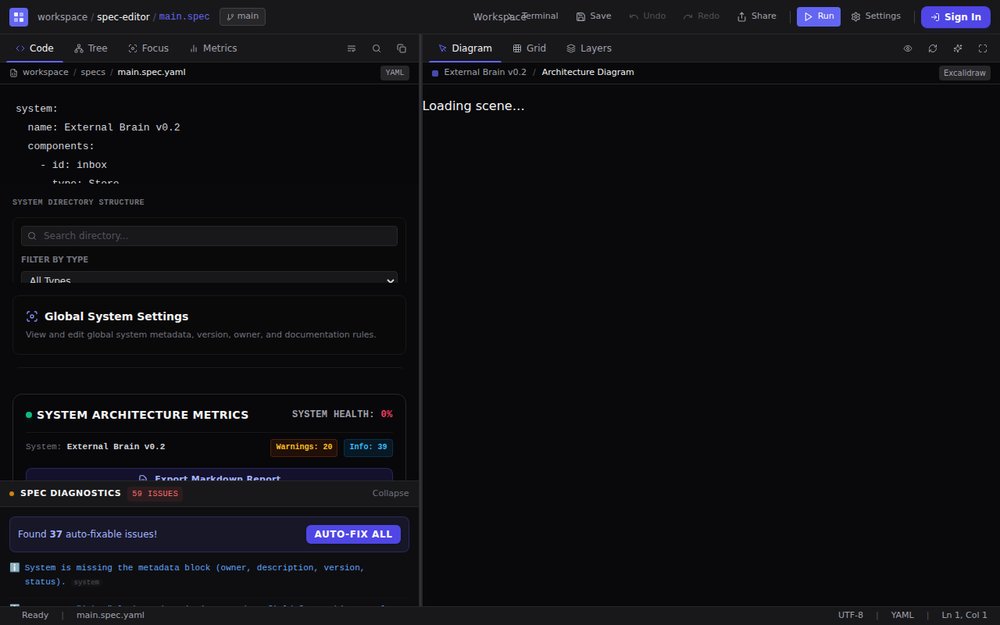
#> input picture v0-workspace-screenshot.png, 1000 x 625 px, shrunk from 1280 x 800 before the run
$ python analyze_pixels.py
#> lines starting #> are read from the running program, lines starting #| are printed output that depends on the picture
from PIL import Image
import numpy as np
import sys
import os

def main():
    base_dir = os.path.dirname(os.path.dirname(os.path.abspath(__file__)))
    img_path = os.path.join(base_dir, "v0-workspace-screenshot.png")
    if not os.path.exists(img_path):
        print(f"ERROR: Screenshot file not found at {img_path}")
        sys.exit(1)

    img = Image.open(img_path)
#> img is the input picture: PIL image 1000x625 RGB; mean R, G, B 15.4, 15.4, 19.3
    w, h = img.size
#> w = 1000; h = 625
    print(f"Image size: {w}x{h}")
#| Image size: 1000x625

    # We want to check the right-hand side of the screenshot (which is the Canvas Panel)
    # The split is at splitPercent (approx 42%), so RHS starts around x = w * 0.45
    rhs_start = int(w * 0.45)
#> rhs_start = 450

    # Convert RHS area to numpy array
    img_arr = np.array(img)
    rhs_pixels = img_arr[:, rhs_start:, :3] # Keep RGB, ignore Alpha
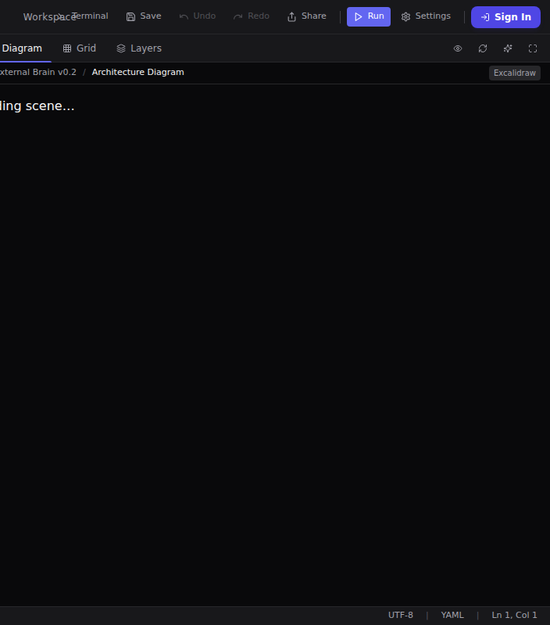
#> rhs_pixels: shape (625, 550, 3); mean R, G, B 12.4, 12.4, 15.5

    # Reshape to a list of pixels
    flat_pixels = rhs_pixels.reshape(-1, 3)

    # Count unique colors
    unique_colors, counts = np.unique(flat_pixels, axis=0, return_counts=True)
#> counts = 5724 values, max 289848 at index 349, min 1 at index 11, mean 60.05
    print(f"Number of unique colors in RHS: {len(unique_colors)}")
#| Number of unique colors in RHS: 5724

    # Show the top 5 most common colors
    sorted_idx = np.argsort(-counts)
#> sorted_idx = 5724 values, max 5723 at index 188, min 0 at index 15, mean 2861.5
    print("Top 5 common colors on RHS:")
    for idx in sorted_idx[:5]:
        color = unique_colors[idx]
        count = counts[idx]
        percentage = (count / len(flat_pixels)) * 100
        print(f"  RGB: {list(color)} - {count} pixels ({percentage:.2f}%)")
#> this loop made 5 passes
#> (idx, color, count, percentage) on passes 1 to 5: (349, [9, 9, 11], 289848, 84.32), (1201, [24, 24, 27], 30683, 8.93), (396, [10, 10, 12], 2143, 0.623), (222, [6, 6, 8], 1613, 0.469), (1060, [22, 22, 25], 1604, 0.467)
#|   RGB: [9, 9, 11] - 289848 pixels (84.32%)
#|   RGB: [24, 24, 27] - 30683 pixels (8.93%)
#|   RGB: [10, 10, 12] - 2143 pixels (0.62%)
#|   RGB: [6, 6, 8] - 1613 pixels (0.47%)
#|   RGB: [22, 22, 25] - 1604 pixels (0.47%)

    # Validation Check: Ensure we have actual UI and sketchy elements
    if len(unique_colors) < 100:
        print(f"ERROR: Screen validation failed. Right-hand canvas has too few unique colors ({len(unique_colors)}). Is it blank/white/unloaded?")
        sys.exit(1)

    # Ensure no single color is > 95% of the RHS
    max_pct = (counts[sorted_idx[0]] / len(flat_pixels)) * 100
#> max_pct = 84.32
    if max_pct > 95.0:
        print(f"ERROR: Screen validation failed. Single dominant color covers {max_pct:.2f}% of canvas (exceeds 95% threshold). Canvas is likely blank.")
        sys.exit(1)

    print("SUCCESS: Screenshot validation passed! Excalidraw canvas is verified to have rendered visual elements.")
    sys.exit(0)
#> (the program exits here)
